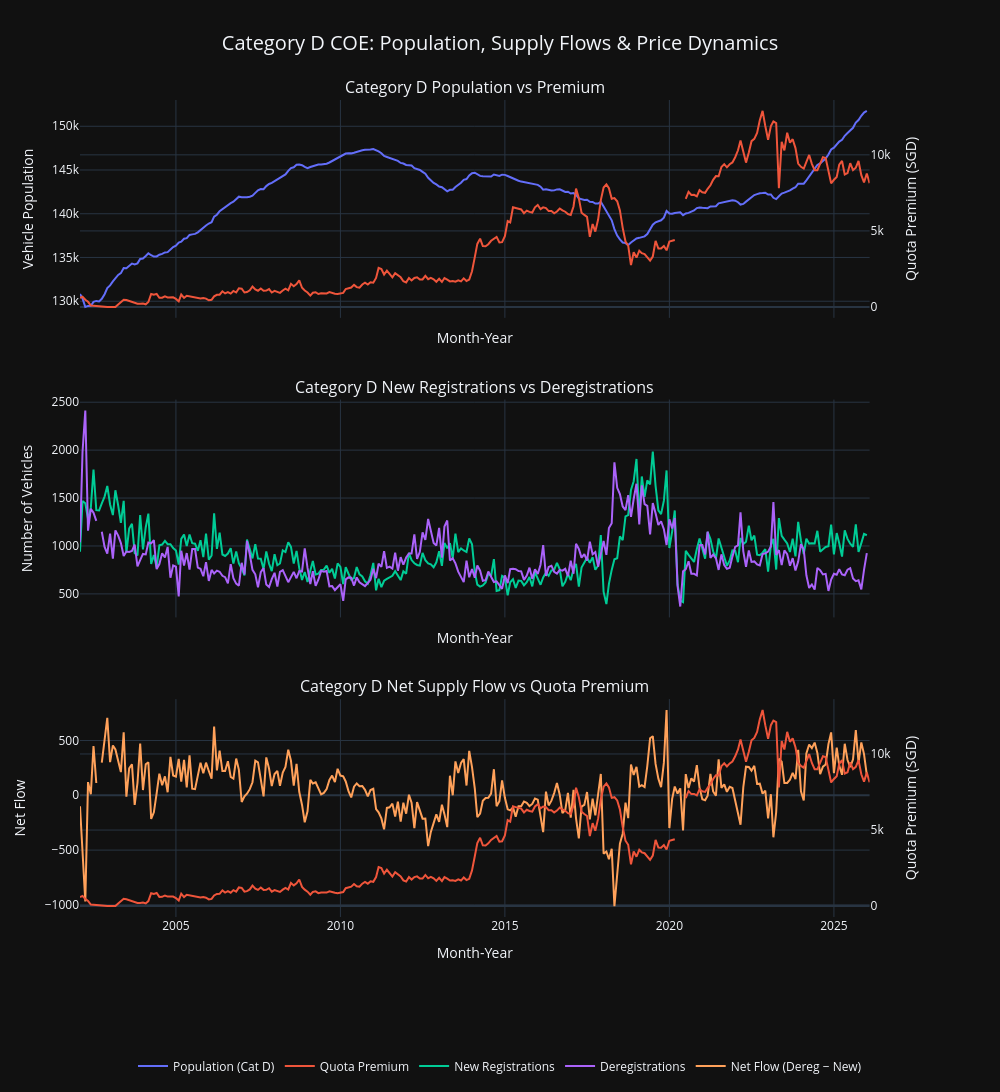

The notebook cell this image was saved under:
### Code cell
from plotly.subplots import make_subplots
import plotly.graph_objects as go
import plotly.colors as pc

df = df.set_index("month")

fig = make_subplots(
    rows=3, cols=1,
    shared_xaxes=True,
    vertical_spacing=0.1,
    row_heights=[1, 1, 1],
    subplot_titles=(
        "Category D Population vs Premium",
        "Category D New Registrations vs Deregistrations",
        "Category D Net Supply Flow vs Quota Premium"
    ),
    specs=[
        [{"secondary_y": True}],
        [{}],
        [{"secondary_y": True}]
    ]
)

# Row 1: Population vs Premium
fig.add_trace(
    go.Scatter(
        x=df.index,
        y=df['pop'],
        mode='lines',
        name='Population (Cat D)',
        line=dict(color=pc.qualitative.Plotly[0])
    ),
    row=1, col=1, secondary_y=False
)

fig.add_trace(
    go.Scatter(
        x=df.index,
        y=df['premium_avg'],
        mode='lines',
        name='Quota Premium',
        line=dict(color=pc.qualitative.Plotly[1])
    ),
    row=1, col=1, secondary_y=True
)


# Row 2: New Registrations vs Dereg
fig.add_trace(
    go.Scatter(
        x=df.index,
        y=df['reg'],
        mode='lines',
        name='New Registrations',
        line=dict(color=pc.qualitative.Plotly[2])
    ),
    row=2, col=1
)

fig.add_trace(
    go.Scatter(
        x=df.index,
        y=df['dereg'],
        mode='lines',
        name='Deregistrations',
        line=dict(color=pc.qualitative.Plotly[3])
    ),
    row=2, col=1
)


# Row 3: Net Flow vs Premium
fig.add_trace(
    go.Scatter(
        x=df.index,
        y=df['netflow'],
        mode='lines',
        name='Net Flow (Dereg − New)',
        line=dict(color=pc.qualitative.Plotly[4])
    ),
    row=3, col=1, secondary_y=False
)

fig.add_trace(
    go.Scatter(
        x=df.index,
        y=df['premium_avg'],
        mode='lines',
        name='Quota Premium',
        line=dict(color=pc.qualitative.Plotly[1]),
        showlegend=False
    ),
    row=3, col=1, secondary_y=True
)


fig.update_layout(
    height=1300,
    width=1000,
    title={
        'text': "Category D COE: Population, Supply Flows & Price Dynamics",
        'x': 0.5,
        'xanchor': 'center',
        'font': {'size': 20}
    },
    template='plotly_dark',
    legend=dict(
        orientation="h",
        yanchor="bottom",
        y=-0.2,
        xanchor="center",
        x=0.5
    )
)

fig.update_xaxes(title_text="Month-Year")

fig.update_yaxes(title_text="Vehicle Population", row=1, col=1, secondary_y=False)
fig.update_yaxes(title_text="Quota Premium (SGD)", row=1, col=1, secondary_y=True)

fig.update_yaxes(title_text="Number of Vehicles", row=2, col=1)

fig.update_yaxes(title_text="Net Flow", row=3, col=1, secondary_y=False)
fig.update_yaxes(title_text="Quota Premium (SGD)", row=3, col=1, secondary_y=True)

fig.show()

### Figure 1 — Plotly figure (JSON) as saved in the notebook; plotly's stock layout.template omitted (floating-point values rounded to 4 significant figures; data arrays with more than 128 entries replaced by an {"elided": "..."} marker saying what was removed)
{"data": [{"line": {"color": "#636EFA"}, "mode": "lines", "name": "Population (Cat D)", "type": "scatter", "x": {"elided": "289 str values"}, "xaxis": "x", "y": {"elided": "289 int values"}, "yaxis": "y"}, {"line": {"color": "#EF553B"}, "mode": "lines", "name": "Quota Premium", "type": "scatter", "x": {"elided": "289 str values"}, "xaxis": "x", "y": {"elided": "289 float values"}, "yaxis": "y2"}, {"line": {"color": "#00CC96"}, "mode": "lines", "name": "New Registrations", "type": "scatter", "x": {"elided": "289 str values"}, "xaxis": "x2", "y": {"elided": "289 int values"}, "yaxis": "y3"}, {"line": {"color": "#AB63FA"}, "mode": "lines", "name": "Deregistrations", "type": "scatter", "x": {"elided": "289 str values"}, "xaxis": "x2", "y": {"elided": "289 int values"}, "yaxis": "y3"}, {"line": {"color": "#FFA15A"}, "mode": "lines", "name": "Net Flow (Dereg − New)", "type": "scatter", "x": {"elided": "289 str values"}, "xaxis": "x3", "y": {"elided": "289 int values"}, "yaxis": "y4"}, {"line": {"color": "#EF553B"}, "mode": "lines", "name": "Quota Premium", "showlegend": false, "type": "scatter", "x": {"elided": "289 str values"}, "xaxis": "x3", "y": {"elided": "289 float values"}, "yaxis": "y5"}], "layout": {"annotations": [{"font": {"size": 16}, "showarrow": false, "text": "Category D Population vs Premium", "x": 0.47, "xanchor": "center", "xref": "paper", "y": 1, "yanchor": "bottom", "yref": "paper"}, {"font": {"size": 16}, "showarrow": false, "text": "Category D New Registrations vs Deregistrations", "x": 0.47, "xanchor": "center", "xref": "paper", "y": 0.6333, "yanchor": "bottom", "yref": "paper"}, {"font": {"size": 16}, "showarrow": false, "text": "Category D Net Supply Flow vs Quota Premium", "x": 0.47, "xanchor": "center", "xref": "paper", "y": 0.2667, "yanchor": "bottom", "yref": "paper"}], "height": 1300, "legend": {"orientation": "h", "x": 0.5, "xanchor": "center", "y": -0.2, "yanchor": "bottom"}, "title": {"font": {"size": 20}, "text": "Category D COE: Population, Supply Flows & Price Dynamics", "x": 0.5, "xanchor": "center"}, "width": 1000, "xaxis": {"anchor": "y", "domain": [0, 0.94], "matches": "x3", "showticklabels": false, "title": {"text": "Month-Year"}}, "xaxis2": {"anchor": "y3", "domain": [0, 0.94], "matches": "x3", "showticklabels": false, "title": {"text": "Month-Year"}}, "xaxis3": {"anchor": "y4", "domain": [0, 0.94], "title": {"text": "Month-Year"}}, "yaxis": {"anchor": "x", "domain": [0.7333, 1], "title": {"text": "Vehicle Population"}}, "yaxis2": {"anchor": "x", "overlaying": "y", "side": "right", "title": {"text": "Quota Premium (SGD)"}}, "yaxis3": {"anchor": "x2", "domain": [0.3667, 0.6333], "title": {"text": "Number of Vehicles"}}, "yaxis4": {"anchor": "x3", "domain": [0, 0.2667], "title": {"text": "Net Flow"}}, "yaxis5": {"anchor": "x3", "overlaying": "y4", "side": "right", "title": {"text": "Quota Premium (SGD)"}}}}
